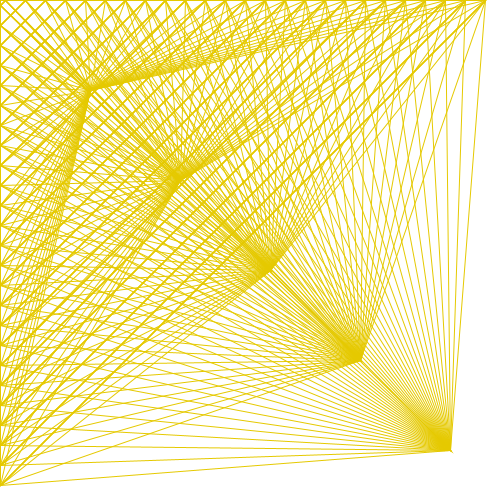
Frame 1 (no input)
Frame 60 (the mouse pressed at the canvas centre just before this capture): identical to frame 1, image omitted
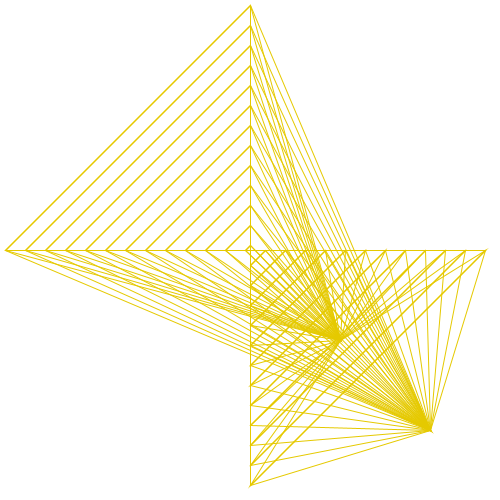
Frame 120 (the mouse held since frame 60 and released just before this capture)

The Processing sketch that drew these frames (run headless with seeded random() and noise(); from frame 60 on, the mouse is pressed at the canvas centre):

// Processing sketch: processing_112276
// ── processing_112276.pde

void setup() {
  size(500, 500);
}


void draw() {
  background(255);
  for (int i=mouseX; i<width; i = i+90 ) {
    for (int j=5; j<500; j = j+20     ) {
      stroke(#E5C900);
      noFill();
    
      quad(mouseX,j, j, mouseY,i,i,i,i); 
      //ellipse(250, j, i, 100);
    }
  }
}
